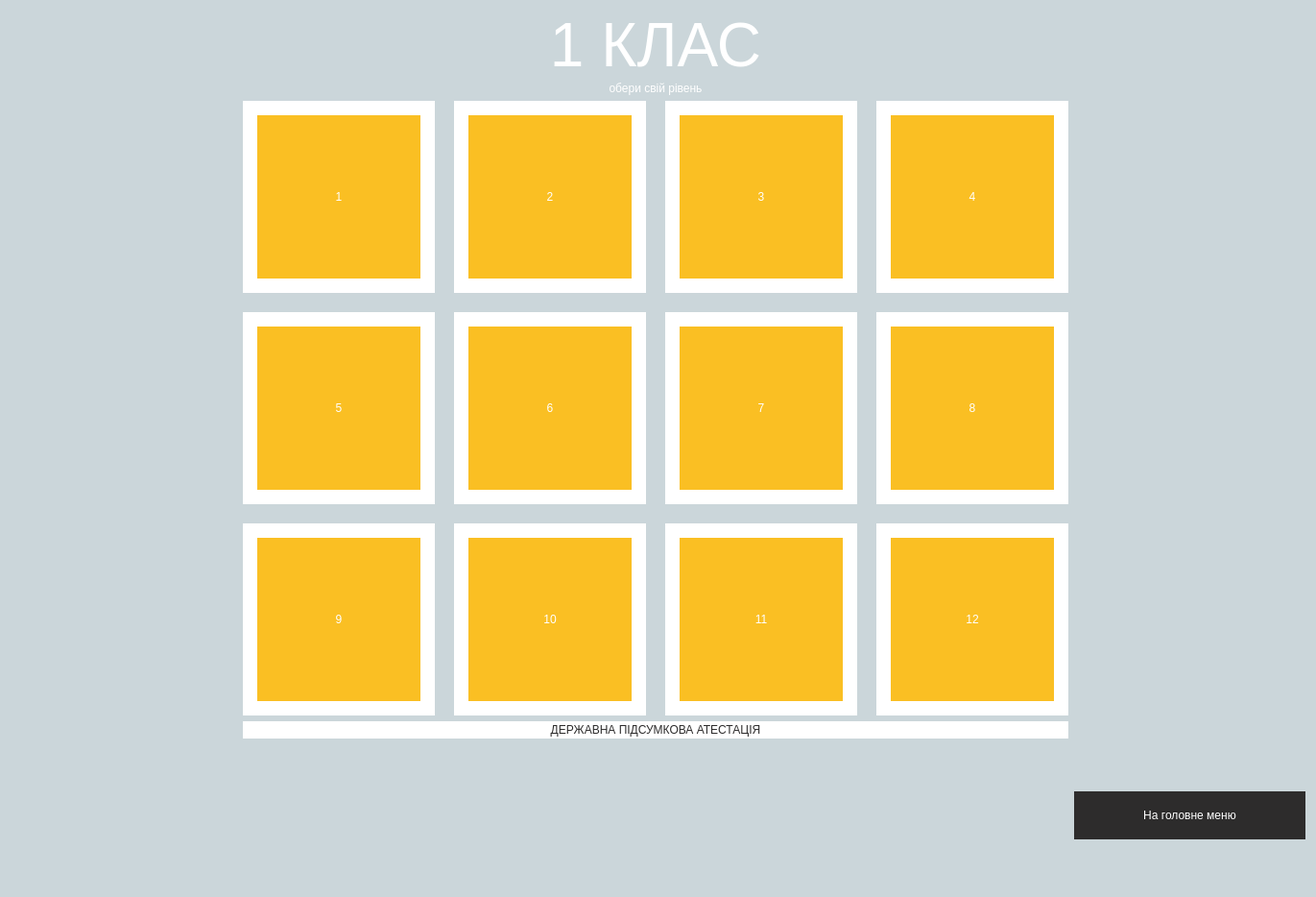
<?xml version="1.0" encoding="UTF-8"?>
<ui version="4.0">
 <class>Levels</class>
 <widget class="QDialog" name="Levels">
  <property name="geometry">
   <rect>
    <x>0</x>
    <y>0</y>
    <width>1371</width>
    <height>934</height>
   </rect>
  </property>
  <property name="windowTitle">
   <string>Dialog</string>
  </property>
  <property name="styleSheet">
   <string notr="true">#Levels{background-color: #cbd6da;}</string>
  </property>
  <layout class="QGridLayout" name="gridLayout_2">
   <item row="1" column="2">
    <spacer name="horizontalSpacer_2">
     <property name="orientation">
      <enum>Qt::Horizontal</enum>
     </property>
     <property name="sizeHint" stdset="0">
      <size>
       <width>40</width>
       <height>20</height>
      </size>
     </property>
    </spacer>
   </item>
   <item row="3" column="1">
    <spacer name="verticalSpacer">
     <property name="orientation">
      <enum>Qt::Vertical</enum>
     </property>
     <property name="sizeHint" stdset="0">
      <size>
       <width>20</width>
       <height>40</height>
      </size>
     </property>
    </spacer>
   </item>
   <item row="3" column="2">
    <widget class="QPushButton" name="homeButton">
     <property name="minimumSize">
      <size>
       <width>0</width>
       <height>50</height>
      </size>
     </property>
     <property name="styleSheet">
      <string notr="true">#homeButton{
background-color: rgb(45, 44, 44);
color: white;
font: 15pt &quot;Yu Gothic UI Semilight&quot;;
border:0px;}

#homeButton:hover{
background-color:rgb(250, 191, 35);
color: white;
font: 14pt &quot;Yu Gothic UI Semilight&quot;;}</string>
     </property>
     <property name="text">
      <string> На головне меню </string>
     </property>
    </widget>
   </item>
   <item row="1" column="0">
    <spacer name="horizontalSpacer">
     <property name="orientation">
      <enum>Qt::Horizontal</enum>
     </property>
     <property name="sizeHint" stdset="0">
      <size>
       <width>40</width>
       <height>20</height>
      </size>
     </property>
    </spacer>
   </item>
   <item row="0" column="1">
    <layout class="QVBoxLayout" name="verticalLayout">
     <property name="spacing">
      <number>0</number>
     </property>
     <item>
      <widget class="QLabel" name="title">
       <property name="maximumSize">
        <size>
         <width>16777215</width>
         <height>16777215</height>
        </size>
       </property>
       <property name="styleSheet">
        <string notr="true">color: white;
font: 40pt &quot;Yu Gothic UI Semilight&quot;;</string>
       </property>
       <property name="text">
        <string>&lt;html&gt;&lt;head/&gt;&lt;body&gt;&lt;p align=&quot;center&quot;&gt;&lt;span style=&quot; font-size:48pt;&quot;&gt;1 КЛАС&lt;/span&gt;&lt;/p&gt;&lt;/body&gt;&lt;/html&gt;</string>
       </property>
       <property name="alignment">
        <set>Qt::AlignCenter</set>
       </property>
      </widget>
     </item>
     <item>
      <widget class="QLabel" name="title_s">
       <property name="styleSheet">
        <string notr="true">color: white;
font: 20pt &quot;Yu Gothic UI Semilight&quot;;</string>
       </property>
       <property name="text">
        <string>&lt;html&gt;&lt;head/&gt;&lt;body&gt;&lt;p align=&quot;center&quot;&gt;обери свій рівень&lt;/p&gt;&lt;/body&gt;&lt;/html&gt;</string>
       </property>
      </widget>
     </item>
    </layout>
   </item>
   <item row="1" column="1">
    <layout class="QVBoxLayout" name="verticalLayout_2">
     <item>
      <layout class="QGridLayout" name="gridLayout">
       <property name="spacing">
        <number>20</number>
       </property>
       <item row="4" column="2">
        <widget class="QPushButton" name="Lev_11">
         <property name="minimumSize">
          <size>
           <width>200</width>
           <height>200</height>
          </size>
         </property>
         <property name="styleSheet">
          <string notr="true">#Lev_11{
background-color:rgb(250, 191, 35);
color: white;
font: 40pt &quot;Yu Gothic UI Semilight&quot;;
border: 15px solid;
border-color: white;}

#Lev_11:hover{
background-color: rgb(45, 44, 44);
color: white;
font: 50pt &quot;Yu Gothic UI Semilight&quot;;}</string>
         </property>
         <property name="text">
          <string>11</string>
         </property>
        </widget>
       </item>
       <item row="4" column="3">
        <widget class="QPushButton" name="Lev_12">
         <property name="minimumSize">
          <size>
           <width>200</width>
           <height>200</height>
          </size>
         </property>
         <property name="styleSheet">
          <string notr="true">#Lev_12{
background-color:rgb(250, 191, 35);
color: white;
font: 40pt &quot;Yu Gothic UI Semilight&quot;;
border: 15px solid;
border-color: white;}

#Lev_12:hover{
background-color: rgb(45, 44, 44);
color: white;
font: 50pt &quot;Yu Gothic UI Semilight&quot;;}</string>
         </property>
         <property name="text">
          <string>12</string>
         </property>
        </widget>
       </item>
       <item row="2" column="2">
        <widget class="QPushButton" name="Lev_3">
         <property name="minimumSize">
          <size>
           <width>200</width>
           <height>200</height>
          </size>
         </property>
         <property name="styleSheet">
          <string notr="true">#Lev_3{
background-color:rgb(250, 191, 35);
color: white;
font: 40pt &quot;Yu Gothic UI Semilight&quot;;
border: 15px solid;
border-color: white;}

#Lev_3:hover{
background-color: rgb(45, 44, 44);
color: white;
font: 50pt &quot;Yu Gothic UI Semilight&quot;;}</string>
         </property>
         <property name="text">
          <string>3</string>
         </property>
        </widget>
       </item>
       <item row="3" column="1">
        <widget class="QPushButton" name="Lev_6">
         <property name="minimumSize">
          <size>
           <width>200</width>
           <height>200</height>
          </size>
         </property>
         <property name="styleSheet">
          <string notr="true">#Lev_6{
background-color:rgb(250, 191, 35);
color: white;
font: 40pt &quot;Yu Gothic UI Semilight&quot;;
border: 15px solid;
border-color: white;}

#Lev_6:hover{
background-color: rgb(45, 44, 44);
color: white;
font: 50pt &quot;Yu Gothic UI Semilight&quot;;}</string>
         </property>
         <property name="text">
          <string>6</string>
         </property>
        </widget>
       </item>
       <item row="2" column="0">
        <widget class="QPushButton" name="Lev_1">
         <property name="minimumSize">
          <size>
           <width>200</width>
           <height>200</height>
          </size>
         </property>
         <property name="styleSheet">
          <string notr="true">#Lev_1{
background-color:rgb(250, 191, 35);
color: white;
font: 40pt &quot;Yu Gothic UI Semilight&quot;;
border: 15px solid;
border-color: white;}

#Lev_1:hover{
background-color: rgb(45, 44, 44);
color: white;
font: 50pt &quot;Yu Gothic UI Semilight&quot;;}</string>
         </property>
         <property name="text">
          <string>1</string>
         </property>
        </widget>
       </item>
       <item row="3" column="3">
        <widget class="QPushButton" name="Lev_8">
         <property name="minimumSize">
          <size>
           <width>200</width>
           <height>200</height>
          </size>
         </property>
         <property name="styleSheet">
          <string notr="true">#Lev_8{
background-color:rgb(250, 191, 35);
color: white;
font: 40pt &quot;Yu Gothic UI Semilight&quot;;
border: 15px solid;
border-color: white;}

#Lev_8:hover{
background-color: rgb(45, 44, 44);
color: white;
font: 50pt &quot;Yu Gothic UI Semilight&quot;;}</string>
         </property>
         <property name="text">
          <string>8</string>
         </property>
        </widget>
       </item>
       <item row="4" column="1">
        <widget class="QPushButton" name="Lev_10">
         <property name="minimumSize">
          <size>
           <width>200</width>
           <height>200</height>
          </size>
         </property>
         <property name="styleSheet">
          <string notr="true">#Lev_10{
background-color:rgb(250, 191, 35);
color: white;
font: 40pt &quot;Yu Gothic UI Semilight&quot;;
border: 15px solid;
border-color: white;}

#Lev_10:hover{
background-color: rgb(45, 44, 44);
color: white;
font: 50pt &quot;Yu Gothic UI Semilight&quot;;}</string>
         </property>
         <property name="text">
          <string>10</string>
         </property>
        </widget>
       </item>
       <item row="3" column="2">
        <widget class="QPushButton" name="Lev_7">
         <property name="minimumSize">
          <size>
           <width>200</width>
           <height>200</height>
          </size>
         </property>
         <property name="styleSheet">
          <string notr="true">#Lev_7{
background-color:rgb(250, 191, 35);
color: white;
font: 40pt &quot;Yu Gothic UI Semilight&quot;;
border: 15px solid;
border-color: white;}

#Lev_7:hover{
background-color: rgb(45, 44, 44);
color: white;
font: 50pt &quot;Yu Gothic UI Semilight&quot;;}</string>
         </property>
         <property name="text">
          <string>7</string>
         </property>
        </widget>
       </item>
       <item row="4" column="0">
        <widget class="QPushButton" name="Lev_9">
         <property name="minimumSize">
          <size>
           <width>200</width>
           <height>200</height>
          </size>
         </property>
         <property name="styleSheet">
          <string notr="true">#Lev_9{
background-color:rgb(250, 191, 35);
color: white;
font: 40pt &quot;Yu Gothic UI Semilight&quot;;
border: 15px solid;
border-color: white;}

#Lev_9:hover{
background-color: rgb(45, 44, 44);
color: white;
font: 50pt &quot;Yu Gothic UI Semilight&quot;;}</string>
         </property>
         <property name="text">
          <string>9</string>
         </property>
        </widget>
       </item>
       <item row="2" column="3">
        <widget class="QPushButton" name="Lev_4">
         <property name="minimumSize">
          <size>
           <width>200</width>
           <height>200</height>
          </size>
         </property>
         <property name="styleSheet">
          <string notr="true">#Lev_4{
background-color:rgb(250, 191, 35);
color: white;
font: 40pt &quot;Yu Gothic UI Semilight&quot;;
border: 15px solid;
border-color: white;}

#Lev_4:hover{
background-color: rgb(45, 44, 44);
color: white;
font: 50pt &quot;Yu Gothic UI Semilight&quot;;}</string>
         </property>
         <property name="text">
          <string>4</string>
         </property>
        </widget>
       </item>
       <item row="3" column="0">
        <widget class="QPushButton" name="Lev_5">
         <property name="minimumSize">
          <size>
           <width>200</width>
           <height>200</height>
          </size>
         </property>
         <property name="styleSheet">
          <string notr="true">#Lev_5{
background-color: rgb(250, 191, 35);
color: white;
font: 40pt &quot;Yu Gothic UI Semilight&quot;;
border: 15px solid;
border-color: white;}

#Lev_5:hover{
background-color: rgb(45, 44, 44);
color: white;
font: 50pt &quot;Yu Gothic UI Semilight&quot;;}</string>
         </property>
         <property name="text">
          <string>5</string>
         </property>
        </widget>
       </item>
       <item row="2" column="1">
        <widget class="QPushButton" name="Lev_2">
         <property name="minimumSize">
          <size>
           <width>200</width>
           <height>200</height>
          </size>
         </property>
         <property name="styleSheet">
          <string notr="true">#Lev_2{
background-color:rgb(250, 191, 35);
color: white;
font: 40pt &quot;Yu Gothic UI Semilight&quot;;
border: 15px solid;
border-color: white;}

#Lev_2:hover{
background-color: rgb(45, 44, 44);
color: white;
font: 50pt &quot;Yu Gothic UI Semilight&quot;;}</string>
         </property>
         <property name="text">
          <string>2</string>
         </property>
        </widget>
       </item>
      </layout>
     </item>
    </layout>
   </item>
   <item row="2" column="1">
    <widget class="QPushButton" name="DPA">
     <property name="styleSheet">
      <string notr="true">#DPA{
background-color:rgb(255, 255, 255);
color: rgb(45, 44, 44);
font: 30pt &quot;Yu Gothic UI Semilight&quot;;
border: 2px solid;
border-color: rgb(255, 255, 255);
border-radius: 20px;}

#DPA:hover{
background-color: rgb(250, 191, 35);
	color: rgb(255, 255, 255);
font: 30pt &quot;Yu Gothic UI Semilight&quot;;
border-color:  rgb(250, 191, 35);}</string>
     </property>
     <property name="text">
      <string>ДЕРЖАВНА ПІДСУМКОВА АТЕСТАЦІЯ</string>
     </property>
    </widget>
   </item>
  </layout>
 </widget>
 <resources/>
 <connections/>
</ui>
